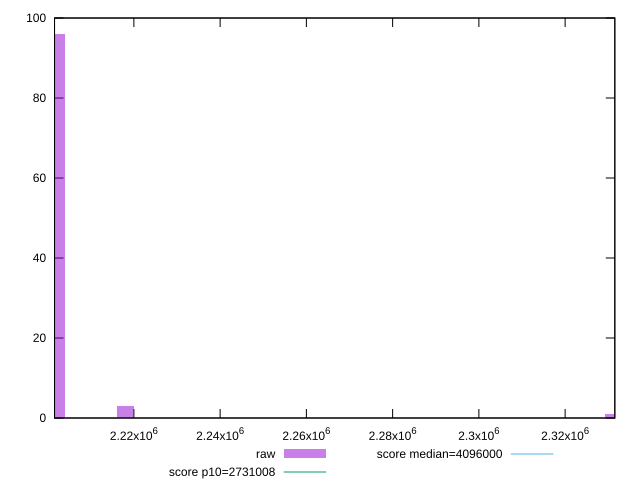

Write the gnuplot code that produced this figure.
reset

$raw <<EOF
2218099.9038998066 3
2201938.88456356 96
2331227.0392535306 1
EOF

set key outside below
set boxwidth 4040.254834061578
set xrange [2201603:2331522]
set yrange [0:100]
set trange [0:100]
set style fill transparent solid 0.5 noborder

set parametric
set terminal svg size 640, 490 enhanced background rgb 'white'
set output "report_00015_2021-02-09T16-11-33.973Z/total-byte-weight/samples/pages/raw/histogram.svg"

plot $raw title "raw" with boxes, \
     2731008,t title "score p10=2731008", \
     4096000,t title "score median=4096000"

reset
